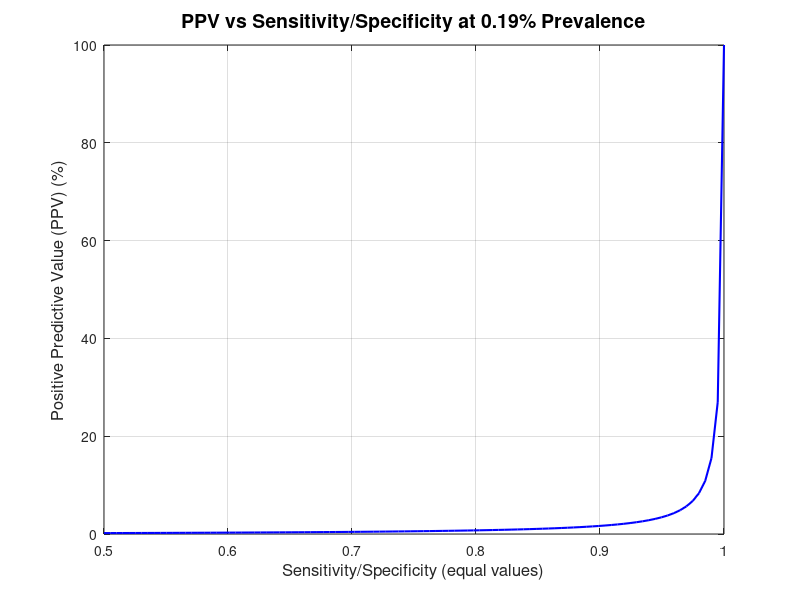

The MATLAB script that drew this image: (Note: this script raises an error after producing the figure.)
% The false positive paradox and prediction of suicide

% Subplot 1: PPV vs Prevalence (Base Rate)
% Total population
N = 39000000; % Total population

% Sensitivity and Specificity (Fixed)
% Total population
N = 39000000; % Total population

% Fixed number of suicide attempts (base rate)
fixed_Ns = 73000; % Assume a fixed number of suicide attempts
prevalence_fixed = fixed_Ns / N * 100; % Fixed prevalence

% Define a range of equal sensitivity and specificity values (from 0.5 to 1)
sensitivity_specificity_range = linspace(0.5, 1, 100);

% Initialize arrays for PPV for different sensitivity/specificity values
TP_sens_spec = sensitivity_specificity_range * fixed_Ns;       % True Positives
FP_sens_spec = (1 - sensitivity_specificity_range) * (N - fixed_Ns); % False Positives
PPV_sens_spec = (TP_sens_spec ./ (TP_sens_spec + FP_sens_spec)) * 100; % Positive Predictive Value

% Create the plot
figure('WindowStyle', 'docked'); % Dock the figure window
plot(sensitivity_specificity_range, PPV_sens_spec, 'b-', 'LineWidth', 1.5);
xlabel('Sensitivity/Specificity (equal values)', 'FontSize', 12);
ylabel('Positive Predictive Value (PPV) (%)', 'FontSize', 12);
title(sprintf('PPV vs Sensitivity/Specificity at %.2f%% Prevalence', prevalence_fixed), 'FontSize', 14);
grid on; vline(0.8,'k--')
set(gca, 'FontSize', 12);


